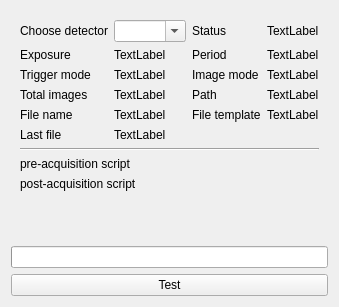
      <widget class="QWidget" name="tabDetector">
       <property name="toolTip">
        <string>Detector parameters</string>
       </property>
       <attribute name="title">
        <string>Detrector</string>
       </attribute>
       <layout class="QVBoxLayout" name="verticalLayout_">
        <item>
         <widget class="QWidget" name="detectorWidget" native="true">
          <layout class="QGridLayout" name="gridLayout_3">
           <item row="0" column="0">
            <widget class="QLabel" name="label_2">
             <property name="sizePolicy">
              <sizepolicy hsizetype="Fixed" vsizetype="Preferred">
               <horstretch>0</horstretch>
               <verstretch>0</verstretch>
              </sizepolicy>
             </property>
             <property name="text">
              <string>Choose detector</string>
             </property>
            </widget>
           </item>
           <item row="0" column="1">
            <widget class="QComboBox" name="detSelection">
             <property name="editable">
              <bool>true</bool>
             </property>
            </widget>
           </item>
           <item row="0" column="2">
            <widget class="QLabel" name="label_16">
             <property name="sizePolicy">
              <sizepolicy hsizetype="Fixed" vsizetype="Preferred">
               <horstretch>0</horstretch>
               <verstretch>0</verstretch>
              </sizepolicy>
             </property>
             <property name="text">
              <string>Status</string>
             </property>
            </widget>
           </item>
           <item row="0" column="3">
            <widget class="QLabel" name="detStatus">
             <property name="text">
              <string>TextLabel</string>
             </property>
            </widget>
           </item>
           <item row="1" column="0">
            <widget class="QLabel" name="label_6">
             <property name="text">
              <string>Exposure</string>
             </property>
            </widget>
           </item>
           <item row="1" column="1">
            <widget class="QVariantLabel" name="detExposure">
             <property name="text">
              <string>TextLabel</string>
             </property>
            </widget>
           </item>
           <item row="1" column="2">
            <widget class="QLabel" name="label_8">
             <property name="text">
              <string>Period</string>
             </property>
            </widget>
           </item>
           <item row="1" column="3">
            <widget class="QVariantLabel" name="detPeriod">
             <property name="text">
              <string>TextLabel</string>
             </property>
            </widget>
           </item>
           <item row="2" column="0">
            <widget class="QLabel" name="label_18">
             <property name="text">
              <string>Trigger mode</string>
             </property>
            </widget>
           </item>
           <item row="2" column="1">
            <widget class="QLabel" name="detTriggerMode">
             <property name="text">
              <string>TextLabel</string>
             </property>
            </widget>
           </item>
           <item row="2" column="2">
            <widget class="QLabel" name="label_19">
             <property name="text">
              <string>Image mode</string>
             </property>
            </widget>
           </item>
           <item row="2" column="3">
            <widget class="QLabel" name="detImageMode">
             <property name="text">
              <string>TextLabel</string>
             </property>
            </widget>
           </item>
           <item row="3" column="0">
            <widget class="QLabel" name="label_20">
             <property name="text">
              <string>Total images</string>
             </property>
            </widget>
           </item>
           <item row="3" column="2">
            <widget class="QLabel" name="label_28">
             <property name="text">
              <string>Path</string>
             </property>
            </widget>
           </item>
           <item row="3" column="3">
            <widget class="QLabel" name="detPath">
             <property name="text">
              <string>TextLabel</string>
             </property>
            </widget>
           </item>
           <item row="4" column="0">
            <widget class="QLabel" name="label_23">
             <property name="text">
              <string>File name</string>
             </property>
            </widget>
           </item>
           <item row="4" column="1">
            <widget class="QLabel" name="detFileName">
             <property name="text">
              <string>TextLabel</string>
             </property>
            </widget>
           </item>
           <item row="4" column="2">
            <widget class="QLabel" name="label_22">
             <property name="text">
              <string>File template</string>
             </property>
            </widget>
           </item>
           <item row="4" column="3">
            <widget class="QLabel" name="detFileTemplate">
             <property name="text">
              <string>TextLabel</string>
             </property>
            </widget>
           </item>
           <item row="5" column="0">
            <widget class="QLabel" name="label_12">
             <property name="text">
              <string>Last file</string>
             </property>
            </widget>
           </item>
           <item row="5" column="1" colspan="3">
            <widget class="QLabel" name="detFileLastName">
             <property name="text">
              <string>TextLabel</string>
             </property>
            </widget>
           </item>
           <item row="6" column="0" colspan="4">
            <widget class="Line" name="line_3">
             <property name="orientation">
              <enum>Qt::Horizontal</enum>
             </property>
            </widget>
           </item>
           <item row="7" column="0" colspan="4">
            <layout class="QGridLayout" name="gridLayout_11">
             <item row="0" column="0">
              <widget class="QLabel" name="preAqScriptLabel_3">
               <property name="sizePolicy">
                <sizepolicy hsizetype="Fixed" vsizetype="Preferred">
                 <horstretch>0</horstretch>
                 <verstretch>0</verstretch>
                </sizepolicy>
               </property>
               <property name="text">
                <string>pre-acquisition script</string>
               </property>
              </widget>
             </item>
             <item row="1" column="0">
              <widget class="QLabel" name="postAqScriptLabel_3">
               <property name="text">
                <string>post-acquisition script</string>
               </property>
              </widget>
             </item>
             <item row="0" column="1">
              <widget class="Script" name="preAqScript" native="true"/>
             </item>
             <item row="1" column="1">
              <widget class="Script" name="postAqScript" native="true"/>
             </item>
            </layout>
           </item>
           <item row="3" column="1">
            <widget class="QVariantLabel" name="detTotalImages">
             <property name="text">
              <string>TextLabel</string>
             </property>
            </widget>
           </item>
          </layout>
         </widget>
        </item>
        <item>
         <spacer name="verticalSpacer_5">
          <property name="orientation">
           <enum>Qt::Vertical</enum>
          </property>
          <property name="sizeHint" stdset="0">
           <size>
            <width>20</width>
            <height>40</height>
           </size>
          </property>
         </spacer>
        </item>
        <item>
         <widget class="QProgressBar" name="detProgress">
          <property name="format">
           <string>Detector progress: %p% (%v of %m)</string>
          </property>
         </widget>
        </item>
        <item>
         <widget class="QPushButton" name="testDetector">
          <property name="text">
           <string>Test</string>
          </property>
         </widget>
        </item>
       </layout>
      </widget>
